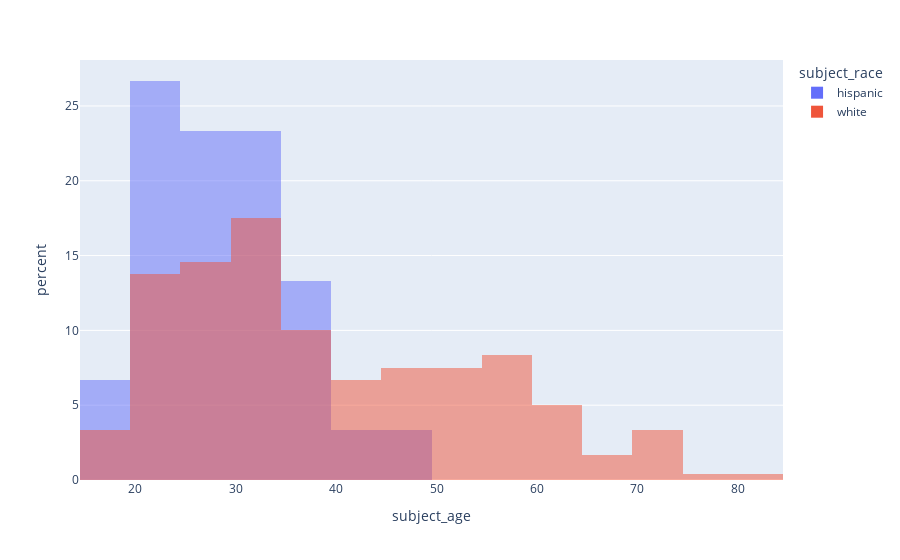

Here is the notebook cell this chart was saved with:
### Code cell
combined = pd.concat([subject_hispanic, subject_white])
px.histogram(combined, x='subject_age', color='subject_race', histnorm='percent',barmode='overlay')

### Figure 1 — Plotly figure (JSON) as saved in the notebook; plotly's stock layout.template omitted (floating-point values rounded to 4 significant figures; data arrays with more than 128 entries replaced by an {"elided": "..."} marker saying what was removed)
{"data": [{"alignmentgroup": "True", "bingroup": "x", "histnorm": "percent", "hovertemplate": "subject_race=hispanic<br>subject_age=%{x}<br>percent=%{y}<extra></extra>", "legendgroup": "hispanic", "marker": {"color": "#636efa", "opacity": 0.5, "pattern": {"shape": ""}}, "name": "hispanic", "offsetgroup": "hispanic", "orientation": "v", "showlegend": true, "type": "histogram", "x": [20, 22, 38, 31, 19, 28, 35, 25, 35, 20, 26, 28, 28, 20, 37, 49, 22, 33, 31, 34, 33, 17, 31, 24, 26, 44, 25, 32, 23, 22], "xaxis": "x", "yaxis": "y"}, {"alignmentgroup": "True", "bingroup": "x", "histnorm": "percent", "hovertemplate": "subject_race=white<br>subject_age=%{x}<br>percent=%{y}<extra></extra>", "legendgroup": "white", "marker": {"color": "#EF553B", "opacity": 0.5, "pattern": {"shape": ""}}, "name": "white", "offsetgroup": "white", "orientation": "v", "showlegend": true, "type": "histogram", "x": {"elided": "240 int values"}, "xaxis": "x", "yaxis": "y"}], "layout": {"barmode": "overlay", "legend": {"title": {"text": "subject_race"}, "tracegroupgap": 0}, "margin": {"t": 60}, "xaxis": {"anchor": "y", "domain": [0, 1], "title": {"text": "subject_age"}}, "yaxis": {"anchor": "x", "domain": [0, 1], "title": {"text": "percent"}}}}
